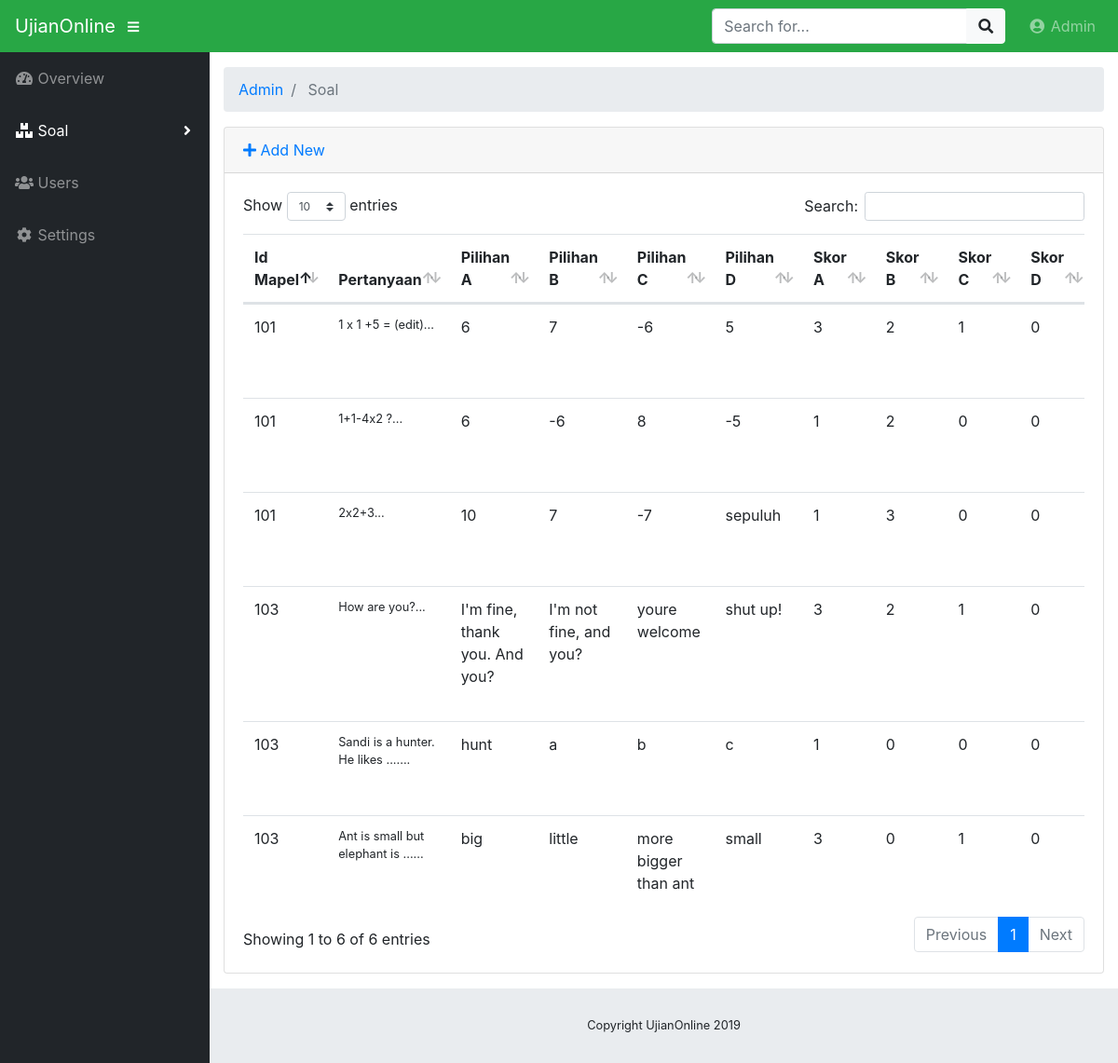
The app's page /index.php/admin/soal with its own data.
### tables this page shows
CREATE TABLE `tbl_soal` (
  `id_soal` int(11) NOT NULL,
  `id_mapel` int(11) NOT NULL,
  `pertanyaan` longtext NOT NULL,
  `pilihan_a` longtext NOT NULL,
  `pilihan_b` longtext NOT NULL,
  `pilihan_c` longtext NOT NULL,
  `pilihan_d` longtext NOT NULL,
  `skor_a` double NOT NULL,
  `skor_b` double NOT NULL,
  `skor_c` double NOT NULL,
  `skor_d` double NOT NULL,
  `kunci` longtext NOT NULL
);

### application/controllers/admin/Soal.php (called while the page is built, shortened)
<?php
class Soal extends CI_Controller {
	public function __construct()
	{
		$this->load->model('soal_model');
		$this->load->library('form_validation');
	}
	public function index()
	{
		$data["tbl_soal"] = $this->soal_model->getAll();
		$this->load->view('admin/soal/list', $data);
	}
}

### index.php (called while the page is built, shortened)
<?php
require_once BASEPATH.'core/CodeIgniter.php';

### application/models/Soal_model.php (called while the page is built, shortened)
<?php
class Soal_model extends CI_Model {
	private $_table = "tbl_soal";
	public function getAll(){
		return $this->db->get($this->_table)->result();
	}
}

### application/views/admin/soal/list.php (the view, shortened to what this page needs)
<!DOCTYPE html>
<html lang="en">
<head>
	<?php $this->load->view("admin/_partials/head.php") ?>
</head>
<body id="page-top">
	<?php $this->load->view("admin/_partials/navbar.php") ?>
	<div id="wrapper">
		<?php $this->load->view("admin/_partials/sidebar.php") ?>
		<div id="content-wrapper">
			<div class="container-fluid">
				<?php $this->load->view("admin/_partials/breadcrumb.php") ?>
				<div class="card mb-3">
					<div class="card-header">
						<a href="<?php echo site_url('admin/soal/add') ?>"><i class="fas fa-plus"></i> Add New</a>
					</div>
					<div class="card-body">
						<div class="table-responsive">
							<table class="table table-hover" id="dataTable" width="100%" cellspacing="0">
								<thead>
									<tr>
										<th>Id Mapel</th>
										<th>Pertanyaan</th>
										<th>Pilihan A</th>
										<th>Pilihan B</th>
										<th>Pilihan C</th>
										<th>Pilihan D</th>
										<th>Skor A</th>
										<th>Skor B</th>
										<th>Skor C</th>
										<th>Skor D</th>
									</tr>
								</thead>
								<tbody>
									<?php foreach ($tbl_soal as $soal): ?>
									<tr>
										<td width="150">
											<?php echo $soal->id_mapel ?>
										</td>
										<td class="small">
											<?php echo substr($soal->pertanyaan, 0, 120) ?>...</td>
										<td>
											<?php echo $soal->pilihan_a ?>
										</td>
										<td>
											<?php echo $soal->pilihan_b ?>
										</td>
										<td>
											<?php echo $soal->pilihan_c ?>
										</td>
										<td>
											<?php echo $soal->pilihan_d ?>
										</td>
										<td>
											<?php echo $soal->skor_a ?>
										</td>
										<td>
											<?php echo $soal->skor_b ?>
										</td>
										<td>
											<?php echo $soal->skor_c ?>
										</td>
										<td>
											<?php echo $soal->skor_d ?>
										</td>
									</tr>
									<?php endforeach; ?>
								</tbody>
							</table>
						</div>
					</div>
				</div>
			</div>
			<?php $this->load->view("admin/_partials/footer.php") ?>
		</div>
	</div>
</body>
</html>

### application/views/admin/_partials/head.php (shortened to what this page needs)
<link href="<?php echo base_url('assets/bootstrap/css/bootstrap.min.css') ?>" rel="stylesheet">
<link href="<?php echo base_url('assets/fontawesome-free/css/all.min.css') ?>" rel="stylesheet" type="text/css">
<link href="<?php echo base_url('assets/datatables/dataTables.bootstrap4.css') ?>" rel="stylesheet">
<link href="<?php echo base_url('css/sb-admin.css') ?>" rel="stylesheet">

### application/views/admin/_partials/navbar.php (shortened to what this page needs)
<nav class="navbar navbar-expand navbar-dark bg-success static-top">
    <a class="navbar-brand mr-1" href="<?php echo site_url('admin') ?>"><?php echo SITE_NAME ?></a>
    <button class="btn btn-link btn-sm text-white order-1 order-sm-0" id="sidebarToggle" href="#">
        <i class="fas fa-bars"></i>
    </button>
    <form class="d-none d-md-inline-block form-inline ml-auto mr-0 mr-md-3 my-2 my-md-0">
        <div class="input-group">
            <input type="text" class="form-control" placeholder="Search for..." aria-label="Search" aria-describedby="basic-addon2">
            <div class="input-group-append">
                <button class="btn btn-light" type="button">
                    <i class="fas fa-search"></i>
                </button>
            </div>
        </div>
    </form>
    <ul class="navbar-nav ml-auto ml-md-0">
        <li class="nav-item dropdown no-arrow">
            <a class="nav-link dropdown-toggle" href="#" id="userDropdown" role="button" data-toggle="dropdown" aria-haspopup="true"
                aria-expanded="false">
                <i class="fas fa-user-circle fa-fw"></i> Admin
            </a>
        </li>
    </ul>
</nav>

### application/views/admin/_partials/sidebar.php (shortened to what this page needs)
<ul class="sidebar navbar-nav">
    <li class="nav-item <?php echo $this->uri->segment(2) == '' ? 'active': '' ?>">
        <a class="nav-link" href="<?php echo site_url('admin') ?>">
            <i class="fas fa-fw fa-tachometer-alt"></i>
            <span>Overview</span>
        </a>
    </li>
    <li class="nav-item dropdown <?php echo $this->uri->segment(2) == 'soal' ? 'active': '' ?>">
        <a class="nav-link dropdown-toggle" href="#" id="pagesDropdown" role="button" data-toggle="dropdown" aria-haspopup="true"
            aria-expanded="false">
            <i class="fas fa-fw fa-boxes"></i>
            <span>Soal</span>
        </a>
    </li>
    <li class="nav-item">
        <a class="nav-link" href="<?php echo site_url('admin/user') ?>">
            <i class="fas fa-fw fa-users"></i>
            <span>Users</span></a>
    </li>
    <li class="nav-item">
        <a class="nav-link" href="#">
            <i class="fas fa-fw fa-cog"></i>
            <span>Settings</span></a>
    </li>
</ul>

### application/views/admin/_partials/breadcrumb.php
<ol class="breadcrumb">
<?php foreach ($this->uri->segments as $segment): ?>
	<?php
		$url = substr($this->uri->uri_string, 0, strpos($this->uri->uri_string, $segment)) . $segment;
		$is_active =  $url == $this->uri->uri_string;
	?>
	<li class="breadcrumb-item <?php echo $is_active ? 'active': '' ?>">
		<?php if($is_active): ?>
			<?php echo ucfirst($segment) ?>
		<?php else: ?>
			<a href="<?php echo site_url($url) ?>"><?php echo ucfirst($segment) ?></a>
		<?php endif; ?>
	</li>
<?php endforeach; ?>
</ol>

### application/views/admin/_partials/footer.php
<footer class="sticky-footer">
  <div class="container my-auto">
    <div class="copyright text-center my-auto">
      <span>Copyright  <?php echo SITE_NAME ." ". Date('Y') ?></span>
    </div>
  </div>
</footer>

### css/sb-admin.css (style rules this page uses)
html { position: relative; min-height: 100%; }
body { height: 100%; }
#wrapper { display: -webkit-box; display: -ms-flexbox; display: flex; }
#wrapper #content-wrapper { overflow-x: hidden; width: 100%; padding-top: 1rem; padding-bottom: 80px; }
.navbar-nav .nav-item.active .nav-link { color: #fff; }
.navbar-nav .nav-item.dropdown .dropdown-toggle::after { width: 1rem; text-align: center; float: right; vertical-align: 0; border: 0; font-weight: 900; content: '\f105'; font-family: 'Font Awesome 5 Free'; }
.navbar-nav .nav-item.dropdown.no-arrow .dropdown-toggle::after { display: none; }
.sidebar { width: 90px !important; background-color: #212529; min-height: calc(100vh - 56px); }
.sidebar .nav-item:last-child { margin-bottom: 1rem; }
.sidebar .nav-item .nav-link { text-align: center; padding: 0.75rem 1rem; width: 90px; }
.sidebar .nav-item .nav-link span { font-size: 0.65rem; display: block; }
.sidebar .nav-item.dropdown .dropdown-toggle::after { display: none; }
.sidebar .nav-item .nav-link { color: rgba(255, 255, 255, 0.5); }
@media (min-width: 768px) { .sidebar { width: 225px !important; } }
@media (min-width: 768px) { .sidebar .nav-item .nav-link { display: block; width: 100%; text-align: left; padding: 1rem; width: 225px; } }
@media (min-width: 768px) { .sidebar .nav-item .nav-link span { font-size: 1rem; display: inline; } }
@media (min-width: 768px) { .sidebar .nav-item.dropdown .dropdown-toggle::after { display: block; } }
:root { --input-padding-x: 0.75rem; --input-padding-y: 0.75rem; }
footer.sticky-footer { display: -webkit-box; display: -ms-flexbox; display: flex; position: absolute; right: 0; bottom: 0; width: calc(100% - 90px); height: 80px; background-color: #e9ecef; }
footer.sticky-footer .copyright { line-height: 1; font-size: 0.8rem; }
@media (min-width: 768px) { footer.sticky-footer { width: calc(100% - 225px); } }

### records on screen
tbl_soal: id_mapel "101", pertanyaan "1 x 1 +5 = (edit)", pilihan_a "6", pilihan_b "7", pilihan_c "-6", pilihan_d "5", skor_a "3", skor_b "2", skor_c "1", skor_d "0"
tbl_soal: id_mapel "101", pertanyaan "1+1-4x2 ?", pilihan_a "6", pilihan_b "-6", pilihan_c "8", pilihan_d "-5", skor_a "1", skor_b "2", skor_c "0", skor_d "0"
tbl_soal: id_mapel "101", pertanyaan "2x2+3", pilihan_a "10", pilihan_b "7", pilihan_c "-7", pilihan_d "sepuluh", skor_a "1", skor_b "3", skor_c "0", skor_d "0"
tbl_soal: id_mapel "103", pertanyaan "How are you?", pilihan_a "I'm fine, thank you. And you?", pilihan_b "I'm not fine, and you?", pilihan_c "youre welcome", pilihan_d "shut up!", skor_a "3", skor_b "2", skor_c "1", skor_d "0"
tbl_soal: id_mapel "103", pertanyaan "Sandi is a hunter. He likes ....", pilihan_a "hunt", pilihan_b "a", pilihan_c "b", pilihan_d "c", skor_a "1", skor_b "0", skor_c "0", skor_d "0"
tbl_soal: id_mapel "103", pertanyaan "Ant is small but elephant is ...", pilihan_a "big", pilihan_b "little", pilihan_c "more bigger than ant", pilihan_d "small", skor_a "3", skor_b "0", skor_c "1", skor_d "0"

### other values on screen
SITE_NAME "UjianOnline"
$segment "Admin"
$segment "Soal"
Date('Y') "2019"
